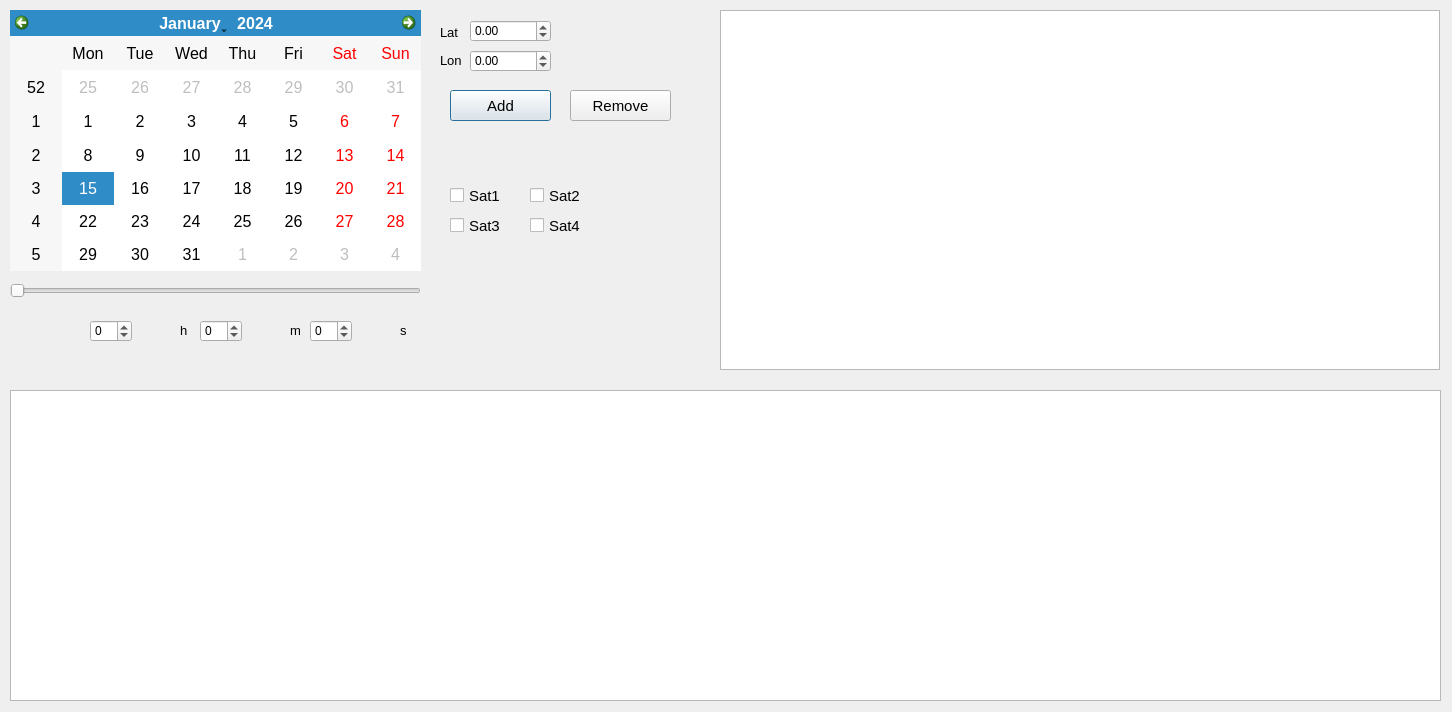
<?xml version="1.0" encoding="UTF-8"?>
<ui version="4.0">
 <class>Dialog</class>
 <widget class="QDialog" name="Dialog">
  <property name="geometry">
   <rect>
    <x>0</x>
    <y>0</y>
    <width>1452</width>
    <height>712</height>
   </rect>
  </property>
  <property name="windowTitle">
   <string>Dialog</string>
  </property>
  <property name="styleSheet">
   <string notr="true">QPushButton#evilButton {
    border-radius: 10px;
}</string>
  </property>
  <widget class="PlotWidget" name="mapView">
   <property name="geometry">
    <rect>
     <x>720</x>
     <y>10</y>
     <width>720</width>
     <height>360</height>
    </rect>
   </property>
  </widget>
  <widget class="QCalendarWidget" name="calendarWidget">
   <property name="geometry">
    <rect>
     <x>10</x>
     <y>10</y>
     <width>411</width>
     <height>261</height>
    </rect>
   </property>
   <property name="font">
    <font>
     <pointsize>12</pointsize>
    </font>
   </property>
  </widget>
  <widget class="QSlider" name="timeSlider">
   <property name="geometry">
    <rect>
     <x>10</x>
     <y>280</y>
     <width>411</width>
     <height>22</height>
    </rect>
   </property>
   <property name="maximum">
    <number>86399</number>
   </property>
   <property name="orientation">
    <enum>Qt::Horizontal</enum>
   </property>
  </widget>
  <widget class="QSpinBox" name="hourSpinBox">
   <property name="geometry">
    <rect>
     <x>90</x>
     <y>320</y>
     <width>42</width>
     <height>22</height>
    </rect>
   </property>
   <property name="font">
    <font>
     <pointsize>9</pointsize>
    </font>
   </property>
   <property name="minimum">
    <number>-1</number>
   </property>
   <property name="maximum">
    <number>24</number>
   </property>
  </widget>
  <widget class="QSpinBox" name="minuteSpinBox">
   <property name="geometry">
    <rect>
     <x>200</x>
     <y>320</y>
     <width>42</width>
     <height>22</height>
    </rect>
   </property>
   <property name="font">
    <font>
     <pointsize>9</pointsize>
    </font>
   </property>
   <property name="minimum">
    <number>-1</number>
   </property>
   <property name="maximum">
    <number>60</number>
   </property>
  </widget>
  <widget class="QSpinBox" name="secondSpinBox">
   <property name="geometry">
    <rect>
     <x>310</x>
     <y>320</y>
     <width>42</width>
     <height>22</height>
    </rect>
   </property>
   <property name="font">
    <font>
     <pointsize>9</pointsize>
    </font>
   </property>
   <property name="minimum">
    <number>-1</number>
   </property>
   <property name="maximum">
    <number>60</number>
   </property>
  </widget>
  <widget class="QLabel" name="label">
   <property name="geometry">
    <rect>
     <x>180</x>
     <y>320</y>
     <width>16</width>
     <height>20</height>
    </rect>
   </property>
   <property name="font">
    <font>
     <pointsize>10</pointsize>
    </font>
   </property>
   <property name="text">
    <string>h</string>
   </property>
  </widget>
  <widget class="QLabel" name="label_2">
   <property name="geometry">
    <rect>
     <x>290</x>
     <y>320</y>
     <width>16</width>
     <height>20</height>
    </rect>
   </property>
   <property name="font">
    <font>
     <pointsize>10</pointsize>
    </font>
   </property>
   <property name="text">
    <string>m</string>
   </property>
  </widget>
  <widget class="QLabel" name="label_3">
   <property name="geometry">
    <rect>
     <x>400</x>
     <y>320</y>
     <width>16</width>
     <height>20</height>
    </rect>
   </property>
   <property name="font">
    <font>
     <pointsize>10</pointsize>
    </font>
   </property>
   <property name="text">
    <string>s</string>
   </property>
  </widget>
  <widget class="GraphicsLayoutWidget" name="taskView">
   <property name="geometry">
    <rect>
     <x>10</x>
     <y>390</y>
     <width>1431</width>
     <height>311</height>
    </rect>
   </property>
   <property name="font">
    <font>
     <pointsize>11</pointsize>
    </font>
   </property>
  </widget>
  <widget class="QPushButton" name="addButton">
   <property name="geometry">
    <rect>
     <x>450</x>
     <y>90</y>
     <width>101</width>
     <height>31</height>
    </rect>
   </property>
   <property name="font">
    <font>
     <pointsize>11</pointsize>
    </font>
   </property>
   <property name="text">
    <string>Add</string>
   </property>
  </widget>
  <widget class="QPushButton" name="removeButton">
   <property name="geometry">
    <rect>
     <x>570</x>
     <y>90</y>
     <width>101</width>
     <height>31</height>
    </rect>
   </property>
   <property name="font">
    <font>
     <pointsize>11</pointsize>
    </font>
   </property>
   <property name="text">
    <string>Remove</string>
   </property>
  </widget>
  <widget class="QDoubleSpinBox" name="latSpinBox">
   <property name="geometry">
    <rect>
     <x>470</x>
     <y>20</y>
     <width>81</width>
     <height>22</height>
    </rect>
   </property>
   <property name="minimum">
    <double>-90.000000000000000</double>
   </property>
   <property name="maximum">
    <double>90.000000000000000</double>
   </property>
   <property name="singleStep">
    <double>0.500000000000000</double>
   </property>
  </widget>
  <widget class="QLabel" name="label_4">
   <property name="geometry">
    <rect>
     <x>440</x>
     <y>22</y>
     <width>50</width>
     <height>20</height>
    </rect>
   </property>
   <property name="font">
    <font>
     <pointsize>10</pointsize>
    </font>
   </property>
   <property name="text">
    <string>Lat</string>
   </property>
  </widget>
  <widget class="QLabel" name="label_5">
   <property name="geometry">
    <rect>
     <x>440</x>
     <y>50</y>
     <width>50</width>
     <height>20</height>
    </rect>
   </property>
   <property name="font">
    <font>
     <pointsize>10</pointsize>
    </font>
   </property>
   <property name="text">
    <string>Lon</string>
   </property>
  </widget>
  <widget class="QDoubleSpinBox" name="lonSpinBox">
   <property name="geometry">
    <rect>
     <x>470</x>
     <y>50</y>
     <width>81</width>
     <height>22</height>
    </rect>
   </property>
   <property name="minimum">
    <double>-180.000000000000000</double>
   </property>
   <property name="maximum">
    <double>180.000000000000000</double>
   </property>
   <property name="singleStep">
    <double>0.500000000000000</double>
   </property>
  </widget>
  <widget class="QCheckBox" name="sat1cb">
   <property name="geometry">
    <rect>
     <x>450</x>
     <y>180</y>
     <width>75</width>
     <height>31</height>
    </rect>
   </property>
   <property name="font">
    <font>
     <pointsize>11</pointsize>
    </font>
   </property>
   <property name="text">
    <string>Sat1</string>
   </property>
  </widget>
  <widget class="QCheckBox" name="sat3cb">
   <property name="geometry">
    <rect>
     <x>450</x>
     <y>210</y>
     <width>75</width>
     <height>31</height>
    </rect>
   </property>
   <property name="font">
    <font>
     <pointsize>11</pointsize>
    </font>
   </property>
   <property name="text">
    <string>Sat3</string>
   </property>
  </widget>
  <widget class="QCheckBox" name="sat2cb">
   <property name="geometry">
    <rect>
     <x>530</x>
     <y>180</y>
     <width>75</width>
     <height>31</height>
    </rect>
   </property>
   <property name="font">
    <font>
     <pointsize>11</pointsize>
    </font>
   </property>
   <property name="text">
    <string>Sat2</string>
   </property>
  </widget>
  <widget class="QCheckBox" name="sat4cb">
   <property name="geometry">
    <rect>
     <x>530</x>
     <y>210</y>
     <width>75</width>
     <height>31</height>
    </rect>
   </property>
   <property name="font">
    <font>
     <pointsize>11</pointsize>
    </font>
   </property>
   <property name="text">
    <string>Sat4</string>
   </property>
  </widget>
  <zorder>mapView</zorder>
  <zorder>calendarWidget</zorder>
  <zorder>timeSlider</zorder>
  <zorder>hourSpinBox</zorder>
  <zorder>minuteSpinBox</zorder>
  <zorder>secondSpinBox</zorder>
  <zorder>label</zorder>
  <zorder>label_2</zorder>
  <zorder>label_3</zorder>
  <zorder>taskView</zorder>
  <zorder>addButton</zorder>
  <zorder>removeButton</zorder>
  <zorder>label_4</zorder>
  <zorder>label_5</zorder>
  <zorder>lonSpinBox</zorder>
  <zorder>sat1cb</zorder>
  <zorder>sat3cb</zorder>
  <zorder>sat2cb</zorder>
  <zorder>sat4cb</zorder>
  <zorder>latSpinBox</zorder>
 </widget>
 <customwidgets>
  <customwidget>
   <class>PlotWidget</class>
   <extends>QGraphicsView</extends>
   <header>pyqtgraph</header>
  </customwidget>
  <customwidget>
   <class>GraphicsLayoutWidget</class>
   <extends>QGraphicsView</extends>
   <header>pyqtgraph</header>
  </customwidget>
 </customwidgets>
 <resources/>
 <connections/>
</ui>
